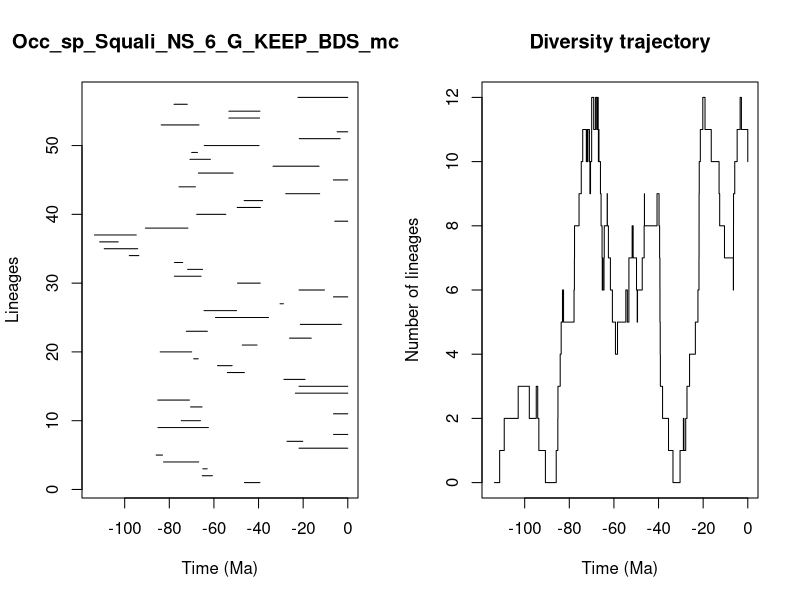

Here is the R script that generated this plot:


pdf(file='../Results/Species_NS/5_MA_bins_EP/pyrate_mcmc_logs/Occ_sp_Squali_NS_6_G_KEEP_BDS_mcmc_LTT.pdf',width=0.6*20, height=0.6*10)
title = "Occ_sp_Squali_NS_6_G_KEEP_BDS_mcmc"
ts=c(46.30876591400274, 65.22660242842208,64.97435794907723,82.58207889057135,85.8620896020503,21.83712890955518,27.24721004863091,6.388590247429871,85.08189307735766,74.63640452113285,6.407570029817134,70.48145868841547,85.13647926017079,23.495147948600373,21.874830460658924,28.61801348906482,53.98048817240276,58.390358320708955,69.06724135733265,84.08053628644349,47.306555222834255,26.095301485235893,72.36653579806443,21.264743402311,59.315522441285026,64.4420733445182,30.355155539753863,6.405874835893703,21.826500584971615,49.42185398493337,77.70964801743334,71.79293127195655,77.65878660296383,97.92382681232993,109.16163648814555,111.2205551390354,113.54813688534448,90.70763625171848,5.841866254903714,67.72494316887774,49.559604525944586,46.454895805999705,27.815524651743374,75.62794151898017,6.471561819187319,66.95778723079667,33.527528367273945,70.75474458750146,69.98097751958917,64.33339182677074,21.760218199514036,4.763669906370407,83.63846053283203,53.294603477978036,53.28211086316236,77.87840945606887,22.338600783427403)
te=c(39.38217536520121, 60.68216214838903,63.02229008507015,66.8427747451976,83.05942789313531,0.0,20.158390006552157,0.0,62.472954991910306,66.03501137916616,0.0,65.31124003526935,70.97298618837146,0.0,0.0,19.16885622768527,46.32720487866801,51.83346553203949,67.0484153246973,69.96755780309795,40.67336821154831,16.37126092718553,62.93539408538711,2.8552318047811815,35.53081430160816,49.87262470709399,28.866275700516418,0.0,10.44295511194905,39.25090920357187,65.75496114397794,65.08189930253376,73.98813593916964,93.64891291138204,94.15681259367632,102.90934342729426,94.81302635172251,71.67789906938319,0.0,54.66087812970176,39.18054880573095,38.195475171501684,12.594941527216717,68.29446708053611,0.0,51.37959061863014,12.865252234728523,61.57345724057351,67.37244682704167,39.777078373341496,3.429588913433717,0.0,66.69539855603885,39.51574387798666,39.35926236201361,71.94920171498624,0.0)
div_traj=c(0, 1,2,3,2,3,2,1,0,1,2,3,4,5,6,5,6,7,8,9,10,11,10,11,10,11,10,9,10,11,12,11,12,11,12,11,10,11,10,9,8,7,6,7,6,7,8,9,8,7,6,5,4,5,6,5,6,7,8,7,6,5,6,7,8,9,8,9,8,7,6,5,4,3,2,1,0,1,2,1,2,3,4,5,6,7,8,9,10,11,12,11,10,9,8,7,6,7,8,9,10,11,12,11,10)
time_events=c(113.54813688534448, 111.2205551390354,109.16163648814555,102.90934342729426,97.92382681232993,94.81302635172251,94.15681259367632,93.64891291138204,90.70763625171848,85.8620896020503,85.13647926017079,85.08189307735766,84.08053628644349,83.63846053283203,83.05942789313531,82.58207889057135,77.87840945606887,77.70964801743334,77.65878660296383,75.62794151898017,74.63640452113285,73.98813593916964,72.36653579806443,71.94920171498624,71.79293127195655,71.67789906938319,70.97298618837146,70.75474458750146,70.48145868841547,69.98097751958917,69.96755780309795,69.06724135733265,68.29446708053611,67.72494316887774,67.37244682704167,67.0484153246973,66.95778723079667,66.8427747451976,66.69539855603885,66.03501137916616,65.75496114397794,65.31124003526935,65.22660242842208,65.08189930253376,64.97435794907723,64.4420733445182,64.33339182677074,63.02229008507015,62.93539408538711,62.472954991910306,61.57345724057351,60.68216214838903,59.315522441285026,58.390358320708955,54.66087812970176,53.98048817240276,53.294603477978036,53.28211086316236,51.83346553203949,51.37959061863014,49.87262470709399,49.559604525944586,49.42185398493337,47.306555222834255,46.454895805999705,46.32720487866801,46.30876591400274,40.67336821154831,39.777078373341496,39.51574387798666,39.38217536520121,39.35926236201361,39.25090920357187,39.18054880573095,38.195475171501684,35.53081430160816,33.527528367273945,30.355155539753863,28.866275700516418,28.61801348906482,27.815524651743374,27.24721004863091,26.095301485235893,23.495147948600373,22.338600783427403,21.874830460658924,21.83712890955518,21.826500584971615,21.760218199514036,21.264743402311,20.158390006552157,19.16885622768527,16.37126092718553,12.865252234728523,12.594941527216717,10.44295511194905,6.471561819187319,6.407570029817134,6.405874835893703,6.388590247429871,5.841866254903714,4.763669906370407,3.429588913433717,2.8552318047811815,0.0)
                par(mfrow=c(1,2))
                L = length(ts)
                plot(ts, 1:L , xlim=c(-max(ts)-1,0), pch=20, type="n", main=title,xlab="Time (Ma)",ylab="Lineages")
                for (i in 1:L){segments(x0=-te[i],y0=i,x1=-ts[i],y1=i)}    
                t = -time_events
                plot(div_traj ~ t,type="s", main = "Diversity trajectory",xlab="Time (Ma)",ylab="Number of lineages",xlim=c(-max(ts)-1,0))
                abline(v=c(65,200,251,367,445),lty=2,col="gray")
                
